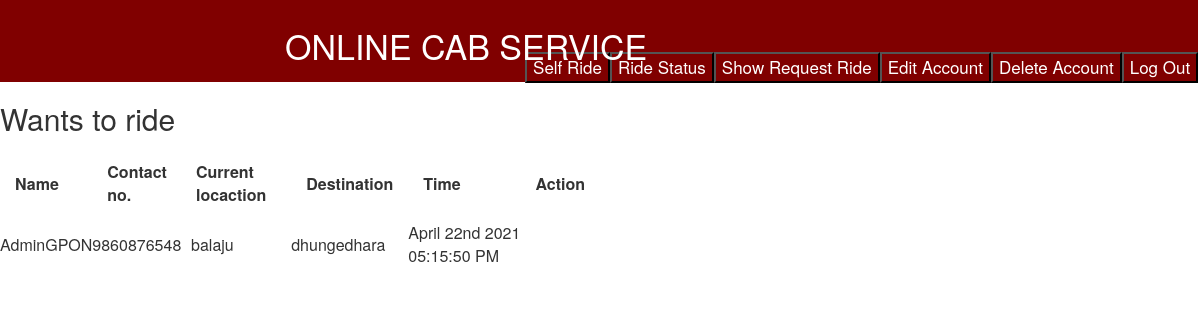
The app's page /process/showride.php with its own data.
### tables this page shows
CREATE TABLE IF NOT EXISTS `apply_ride` (
  `id` int(11) NOT NULL,
  `current_location` varchar(100) DEFAULT NULL,
  `destination` varchar(100) DEFAULT NULL,
  `time` varchar(100) DEFAULT NULL,
  `userid` int(11) NOT NULL,
  `status` enum('approve','reject') DEFAULT NULL,
  `driver_name` varchar(100) NOT NULL,
  `remarks` varchar(100) NOT NULL
);

CREATE TABLE IF NOT EXISTS `tbl_user` (
  `id` int(11) NOT NULL,
  `name` varchar(100) NOT NULL,
  `user_name` varchar(100) NOT NULL,
  `password` varchar(100) NOT NULL,
  `mobile` varchar(10) NOT NULL,
  `email` varchar(100) NOT NULL,
  `date_of_birth` varchar(100) NOT NULL,
  `address` varchar(100) NOT NULL,
  `gender` varchar(100) NOT NULL,
  `user_type` varchar(100) NOT NULL,
  `date_of_join` varchar(100) NOT NULL
);

### process/showride.php (the view, shortened to what this page needs)
<?php
  include('../db/connection.php');
 ?>
<html>
 <head>
    <link rel="stylesheet" href="https://use.fontawesome.com/releases/v5.8.2/css/all.css">
    <link rel="stylesheet" href="../css/bootstrap.min.css">
    <link rel="stylesheet" href="../css/style.css">
 </head>
 <body>
    <div class="row topnav">
         <h3 style="margin-left: 300px;">Online Cab Service</h3>
         <a href="logoutprocess.php">   <button style="float:right; margin-top:-22px; background-color:maroon;"> Log Out
         </button></a>
         <a href="delete.php">   <button style="float:right; margin-top:-22px; background-color:maroon;"> Delete Account
         </button>
      </a>
      <a href="driveredit.php">   <button style="float:right; margin-top:-22px; background-color:maroon;"> Edit Account
         </button>
      </a>
         <a href="showride.php">   <button style="float:right; margin-top:-22px; background-color:maroon;"> Show Request Ride
         </button>
         </a>
         <a href="selfride.php">   <button style="float:right; margin-top:-22px; background-color:maroon;"> Ride Status
         </button>
         </a>
         <a href="completeselfride.php">   <button style="float:right; margin-top:-22px; background-color:maroon;">Self Ride
         </button>
         </a>
   	</div>
  <body>
      <?php
                      $query= 'SELECT tbl_user.id, tbl_user.name, tbl_user.mobile, tbl_user.email, apply_ride.current_location, apply_ride.destination, apply_ride.time, apply_ride.id, apply_ride.userid
                      FROM tbl_user
                      INNER JOIN apply_ride
                      ON tbl_user.id=apply_ride.userid WHERE apply_ride.status ="" ' ;
        $result = $conn->query($query);
       if($result->num_rows>0){ ?>
       <h2>Wants to ride</h2>
          <table style="width:50%; ">
             <thead >
                <th style=" padding:15px;">Name</th>
                <th style=" padding:15px;">Contact no.</th>
<th style=" padding:5px;">Current locaction</th>
                <th style=" padding:15px;"> Destination</th>
                <th style=" padding:15px;"> Time</th>
                <th style=" padding:15px;"> Action</th>
             </thead>
           <?php while($row = $result->fetch_assoc()){ ?>
              <tr>
                <td><?php echo $row['name'];?></td>
                <td><?php echo $row['mobile'];?></td>
                <td><?php echo $row['current_location'];?></td>
               <td><?php echo $row['destination'];?></td>
                <td><?php echo $row['time'];?></td>
                <?php echo "<td><a onClick=\"javascript: return confirm('Are you sure you want to accept this ride?')\"href='?approve=".$row['id']."'>Approve</a></td>"; ?>
                   </tr>
            <?php  } ?>
           </table>
        <?php }else{ ?>
           <h3 style="color:black;">No result found</h3>
        <?php }
      ?>
  </body>

### css/style.css (style rules this page uses)
body { margin: 0px; padding: 0px; overflow-x: hidden; }
.topnav { background-color: maroon; color: white; width: 101.1% !important; height: 82px; }
.topnav>h3 { margin-left: 100px; text-transform: uppercase; margin-top: 27px; font-size: 34px; }
a { text-decoration:none; font-size:17px; color:white; padding:3px 3px; border-radius: 27px; }

### records on screen
apply_ride: userid.name "AdminGPON", userid.mobile "9860876548", current_location "balaju", destination "dhungedhara", time "April 22nd 2021 05:15:50 PM"
